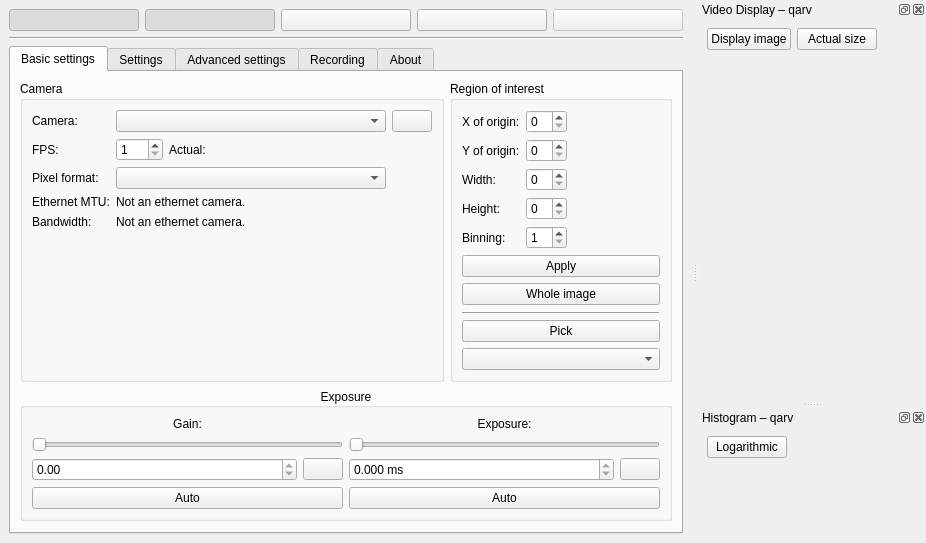
<?xml version="1.0" encoding="UTF-8"?>
<ui version="4.0">
 <class>MainWindowUI</class>
 <widget class="QMainWindow" name="MainWindowUI">
  <property name="geometry">
   <rect>
    <x>0</x>
    <y>0</y>
    <width>926</width>
    <height>534</height>
   </rect>
  </property>
  <property name="windowTitle">
   <string>qarv</string>
  </property>
  <property name="windowIcon">
   <iconset resource="../res/icons/icons.qrc">
    <normaloff>:/icons/qarv.svgz</normaloff>:/icons/qarv.svgz</iconset>
  </property>
  <widget class="QWidget" name="centralwidget">
   <layout class="QGridLayout" name="gridLayout_2">
    <item row="1" column="0">
     <widget class="Line" name="line">
      <property name="orientation">
       <enum>Qt::Horizontal</enum>
      </property>
     </widget>
    </item>
    <item row="0" column="0">
     <layout class="QHBoxLayout" name="horizontalLayout">
      <item>
       <widget class="QPushButton" name="showVideoButton">
        <property name="toolTip">
         <string>Show or hide video display.</string>
        </property>
        <property name="text">
         <string/>
        </property>
        <property name="icon">
         <iconset theme="video-display">
          <normaloff/>
         </iconset>
        </property>
        <property name="checkable">
         <bool>true</bool>
        </property>
        <property name="checked">
         <bool>true</bool>
        </property>
       </widget>
      </item>
      <item>
       <widget class="QPushButton" name="showHistogramButton">
        <property name="toolTip">
         <string>Show or hide histogram display.</string>
        </property>
        <property name="text">
         <string/>
        </property>
        <property name="icon">
         <iconset theme="office-chart-bar">
          <normaloff/>
         </iconset>
        </property>
        <property name="checkable">
         <bool>true</bool>
        </property>
        <property name="checked">
         <bool>true</bool>
        </property>
       </widget>
      </item>
      <item>
       <widget class="QPushButton" name="snapButton">
        <property name="toolTip">
         <string>Store a snapshot.</string>
        </property>
        <property name="text">
         <string/>
        </property>
        <property name="icon">
         <iconset resource="../res/icons/icons.qrc">
          <normaloff>:/icons/snapshot.svgz</normaloff>:/icons/snapshot.svgz</iconset>
        </property>
       </widget>
      </item>
      <item>
       <widget class="QPushButton" name="recordButton">
        <property name="toolTip">
         <string>Record video. Depress to pause recording, press again to resume.</string>
        </property>
        <property name="text">
         <string/>
        </property>
        <property name="icon">
         <iconset theme="media-record">
          <normaloff/>
         </iconset>
        </property>
        <property name="checkable">
         <bool>true</bool>
        </property>
       </widget>
      </item>
      <item>
       <widget class="QPushButton" name="closeFileButton">
        <property name="enabled">
         <bool>false</bool>
        </property>
        <property name="toolTip">
         <string>Depressing the Record button normally pauses recording, which can be resumed. Press this button to finalize the recording.</string>
        </property>
        <property name="icon">
         <iconset theme="media-playback-stop">
          <normaloff/>
         </iconset>
        </property>
       </widget>
      </item>
     </layout>
    </item>
    <item row="2" column="0">
     <widget class="QTabWidget" name="tabWidget">
      <property name="currentIndex">
       <number>0</number>
      </property>
      <widget class="QWidget" name="basicTab">
       <attribute name="title">
        <string>Basic settings</string>
       </attribute>
       <layout class="QVBoxLayout" name="verticalLayout_2">
        <item>
         <layout class="QHBoxLayout" name="horizontalLayout_2">
          <item>
           <widget class="QGroupBox" name="cameraBox">
            <property name="title">
             <string>Camera</string>
            </property>
            <layout class="QFormLayout" name="formLayout">
             <property name="fieldGrowthPolicy">
              <enum>QFormLayout::ExpandingFieldsGrow</enum>
             </property>
             <item row="0" column="0">
              <widget class="QLabel" name="label">
               <property name="text">
                <string>Camera:</string>
               </property>
              </widget>
             </item>
             <item row="0" column="1">
              <layout class="QHBoxLayout" name="horizontalLayout_4">
               <item>
                <widget class="QComboBox" name="cameraSelector">
                 <property name="toolTip">
                  <string>Select camera.</string>
                 </property>
                 <property name="minimumContentsLength">
                  <number>30</number>
                 </property>
                </widget>
               </item>
               <item>
                <widget class="QPushButton" name="refreshCamerasButton">
                 <property name="toolTip">
                  <string>Refresh camera list.</string>
                 </property>
                 <property name="text">
                  <string/>
                 </property>
                 <property name="icon">
                  <iconset theme="view-refresh">
                   <normaloff/>
                  </iconset>
                 </property>
                </widget>
               </item>
              </layout>
             </item>
             <item row="2" column="0">
              <widget class="QLabel" name="label_9">
               <property name="text">
                <string>FPS:</string>
               </property>
              </widget>
             </item>
             <item row="3" column="0">
              <widget class="QLabel" name="label_2">
               <property name="text">
                <string>Pixel format:</string>
               </property>
              </widget>
             </item>
             <item row="3" column="1">
              <widget class="QComboBox" name="pixelFormatSelector">
               <property name="toolTip">
                <string>Select the camera's pixel format.</string>
               </property>
               <property name="minimumContentsLength">
                <number>30</number>
               </property>
              </widget>
             </item>
             <item row="4" column="0">
              <widget class="QLabel" name="label_3">
               <property name="text">
                <string>Ethernet MTU:</string>
               </property>
              </widget>
             </item>
             <item row="4" column="1">
              <widget class="QLabel" name="cameraMTUDescription">
               <property name="text">
                <string>Not an ethernet camera.</string>
               </property>
              </widget>
             </item>
             <item row="5" column="0">
              <widget class="QLabel" name="label_13">
               <property name="text">
                <string>Bandwidth:</string>
               </property>
              </widget>
             </item>
             <item row="5" column="1">
              <widget class="QLabel" name="bandwidthDescription">
               <property name="text">
                <string>Not an ethernet camera.</string>
               </property>
              </widget>
             </item>
             <item row="2" column="1">
              <layout class="QHBoxLayout" name="horizontalLayout_7">
               <item>
                <widget class="QSpinBox" name="fpsSpinbox">
                 <property name="toolTip">
                  <string>Camera's frame rate setting.</string>
                 </property>
                 <property name="minimum">
                  <number>1</number>
                 </property>
                 <property name="maximum">
                  <number>999</number>
                 </property>
                </widget>
               </item>
               <item>
                <widget class="QLabel" name="label_14">
                 <property name="toolTip">
                  <string>Actual frame rate.</string>
                 </property>
                 <property name="text">
                  <string>Actual: </string>
                 </property>
                </widget>
               </item>
               <item>
                <widget class="QLabel" name="actualFPS">
                 <property name="toolTip">
                  <string>Actual frame rate.</string>
                 </property>
                 <property name="text">
                  <string/>
                 </property>
                </widget>
               </item>
              </layout>
             </item>
            </layout>
           </widget>
          </item>
          <item>
           <widget class="QGroupBox" name="roiBox">
            <property name="title">
             <string>Region of interest</string>
            </property>
            <layout class="QVBoxLayout" name="verticalLayout_3">
             <item>
              <layout class="QFormLayout" name="formLayout_2">
               <property name="fieldGrowthPolicy">
                <enum>QFormLayout::ExpandingFieldsGrow</enum>
               </property>
               <item row="0" column="0">
                <widget class="QLabel" name="label_5">
                 <property name="text">
                  <string>X of origin:</string>
                 </property>
                </widget>
               </item>
               <item row="0" column="1">
                <widget class="QSpinBox" name="xSpinbox"/>
               </item>
               <item row="1" column="0">
                <widget class="QLabel" name="label_6">
                 <property name="text">
                  <string>Y of origin:</string>
                 </property>
                </widget>
               </item>
               <item row="1" column="1">
                <widget class="QSpinBox" name="ySpinbox"/>
               </item>
               <item row="2" column="0">
                <widget class="QLabel" name="label_7">
                 <property name="text">
                  <string>Width:</string>
                 </property>
                </widget>
               </item>
               <item row="2" column="1">
                <widget class="QSpinBox" name="wSpinbox"/>
               </item>
               <item row="3" column="0">
                <widget class="QLabel" name="label_8">
                 <property name="text">
                  <string>Height:</string>
                 </property>
                </widget>
               </item>
               <item row="3" column="1">
                <widget class="QSpinBox" name="hSpinbox"/>
               </item>
               <item row="4" column="0">
                <widget class="QLabel" name="label_4">
                 <property name="text">
                  <string>Binning:</string>
                 </property>
                </widget>
               </item>
               <item row="4" column="1">
                <widget class="QSpinBox" name="binSpinBox">
                 <property name="minimum">
                  <number>1</number>
                 </property>
                </widget>
               </item>
              </layout>
             </item>
             <item>
              <widget class="QPushButton" name="applyROIButton">
               <property name="toolTip">
                <string>Set the camera's ROI.</string>
               </property>
               <property name="text">
                <string>Apply</string>
               </property>
              </widget>
             </item>
             <item>
              <widget class="QPushButton" name="resetROIButton">
               <property name="toolTip">
                <string>Reset ROI to the maximum, effective immediately.</string>
               </property>
               <property name="text">
                <string>Whole image</string>
               </property>
              </widget>
             </item>
             <item>
              <widget class="QFrame" name="frame">
               <property name="frameShape">
                <enum>QFrame::HLine</enum>
               </property>
               <property name="frameShadow">
                <enum>QFrame::Raised</enum>
               </property>
              </widget>
             </item>
             <item>
              <widget class="QPushButton" name="pickROIButton">
               <property name="toolTip">
                <string>Select ROI by drawing a rectangle on the video display.</string>
               </property>
               <property name="text">
                <string>Pick</string>
               </property>
               <property name="icon">
                <iconset theme="edit-select">
                 <normaloff/>
                </iconset>
               </property>
               <property name="checkable">
                <bool>true</bool>
               </property>
              </widget>
             </item>
             <item>
              <widget class="QArv::ROIcomboBox" name="ROIsizeCombo">
               <property name="toolTip">
                <string>Choose a size of ROI used for picking.</string>
               </property>
               <property name="insertPolicy">
                <enum>QComboBox::NoInsert</enum>
               </property>
              </widget>
             </item>
            </layout>
           </widget>
          </item>
         </layout>
        </item>
        <item>
         <widget class="QGroupBox" name="Exposure">
          <property name="sizePolicy">
           <sizepolicy hsizetype="Preferred" vsizetype="Fixed">
            <horstretch>0</horstretch>
            <verstretch>0</verstretch>
           </sizepolicy>
          </property>
          <property name="title">
           <string>Exposure</string>
          </property>
          <property name="alignment">
           <set>Qt::AlignCenter</set>
          </property>
          <layout class="QHBoxLayout" name="horizontalLayout_3">
           <item>
            <layout class="QVBoxLayout" name="verticalLayout_4">
             <item>
              <widget class="QLabel" name="label_10">
               <property name="text">
                <string>Gain:</string>
               </property>
               <property name="alignment">
                <set>Qt::AlignCenter</set>
               </property>
              </widget>
             </item>
             <item>
              <widget class="QSlider" name="gainSlider">
               <property name="orientation">
                <enum>Qt::Horizontal</enum>
               </property>
              </widget>
             </item>
             <item>
              <layout class="QHBoxLayout" name="horizontalLayout_9">
               <item>
                <widget class="QDoubleSpinBox" name="gainSpinbox">
                 <property name="sizePolicy">
                  <sizepolicy hsizetype="MinimumExpanding" vsizetype="Fixed">
                   <horstretch>0</horstretch>
                   <verstretch>0</verstretch>
                  </sizepolicy>
                 </property>
                 <property name="readOnly">
                  <bool>true</bool>
                 </property>
                </widget>
               </item>
               <item>
                <widget class="QPushButton" name="editGainButton">
                 <property name="toolTip">
                  <string>Enter value manually.</string>
                 </property>
                 <property name="text">
                  <string/>
                 </property>
                 <property name="icon">
                  <iconset theme="edit-clear-locationbar-rtl">
                   <normaloff/>
                  </iconset>
                 </property>
                </widget>
               </item>
              </layout>
             </item>
             <item>
              <widget class="QPushButton" name="gainAutoButton">
               <property name="toolTip">
                <string>Let camera control sensor gain.</string>
               </property>
               <property name="text">
                <string>Auto</string>
               </property>
               <property name="checkable">
                <bool>true</bool>
               </property>
              </widget>
             </item>
            </layout>
           </item>
           <item>
            <layout class="QVBoxLayout" name="verticalLayout_5">
             <item>
              <widget class="QLabel" name="label_11">
               <property name="text">
                <string>Exposure:</string>
               </property>
               <property name="alignment">
                <set>Qt::AlignCenter</set>
               </property>
              </widget>
             </item>
             <item>
              <widget class="QSlider" name="exposureSlider">
               <property name="orientation">
                <enum>Qt::Horizontal</enum>
               </property>
              </widget>
             </item>
             <item>
              <layout class="QHBoxLayout" name="horizontalLayout_10">
               <item>
                <widget class="QDoubleSpinBox" name="exposureSpinbox">
                 <property name="sizePolicy">
                  <sizepolicy hsizetype="MinimumExpanding" vsizetype="Fixed">
                   <horstretch>0</horstretch>
                   <verstretch>0</verstretch>
                  </sizepolicy>
                 </property>
                 <property name="readOnly">
                  <bool>true</bool>
                 </property>
                 <property name="suffix">
                  <string> ms</string>
                 </property>
                 <property name="decimals">
                  <number>3</number>
                 </property>
                 <property name="singleStep">
                  <double>0.001000000000000</double>
                 </property>
                </widget>
               </item>
               <item>
                <widget class="QPushButton" name="editExposureButton">
                 <property name="toolTip">
                  <string>Enter value manually.</string>
                 </property>
                 <property name="text">
                  <string/>
                 </property>
                 <property name="icon">
                  <iconset theme="edit-clear-locationbar-rtl">
                   <normaloff/>
                  </iconset>
                 </property>
                </widget>
               </item>
              </layout>
             </item>
             <item>
              <widget class="QPushButton" name="exposureAutoButton">
               <property name="toolTip">
                <string>Let camera control exposure time.</string>
               </property>
               <property name="text">
                <string>Auto</string>
               </property>
               <property name="checkable">
                <bool>true</bool>
               </property>
              </widget>
             </item>
            </layout>
           </item>
          </layout>
         </widget>
        </item>
        <item>
         <spacer name="verticalSpacer_2">
          <property name="orientation">
           <enum>Qt::Vertical</enum>
          </property>
          <property name="sizeHint" stdset="0">
           <size>
            <width>20</width>
            <height>40</height>
           </size>
          </property>
         </spacer>
        </item>
       </layout>
      </widget>
      <widget class="QWidget" name="settingsTab">
       <attribute name="title">
        <string>Settings</string>
       </attribute>
       <layout class="QVBoxLayout" name="verticalLayout_10">
        <item>
         <layout class="QHBoxLayout" name="horizontalLayout_12">
          <item>
           <widget class="QGroupBox" name="transformBox">
            <property name="title">
             <string>Transform image</string>
            </property>
            <layout class="QVBoxLayout" name="verticalLayout_6">
             <item>
              <widget class="QCheckBox" name="invertColors">
               <property name="text">
                <string>Invert colors</string>
               </property>
              </widget>
             </item>
             <item>
              <widget class="QCheckBox" name="flipHorizontal">
               <property name="text">
                <string>Flip horizontally</string>
               </property>
              </widget>
             </item>
             <item>
              <widget class="QCheckBox" name="flipVertical">
               <property name="text">
                <string>Flip vertically</string>
               </property>
              </widget>
             </item>
             <item>
              <widget class="QComboBox" name="rotationSelector"/>
             </item>
            </layout>
           </widget>
          </item>
          <item>
           <widget class="QGroupBox" name="miscBox">
            <property name="title">
             <string>Miscellaneous image settings</string>
            </property>
            <layout class="QVBoxLayout" name="verticalLayout_7">
             <item>
              <widget class="QCheckBox" name="dropInvalidFrames">
               <property name="toolTip">
                <string>Invalid frames will not be recorded and will be displayed as pure red.</string>
               </property>
               <property name="text">
                <string>Drop incomplete/invalid frames</string>
               </property>
               <property name="checked">
                <bool>true</bool>
               </property>
              </widget>
             </item>
             <item>
              <widget class="QCheckBox" name="markClipped">
               <property name="toolTip">
                <string>Overexposed pixels are colored pink. Very fast for grayscale frames, slow for color frames.</string>
               </property>
               <property name="text">
                <string>Mark clipped highlights</string>
               </property>
              </widget>
             </item>
            </layout>
           </widget>
          </item>
         </layout>
        </item>
        <item>
         <widget class="QGroupBox" name="settingsBox">
          <property name="title">
           <string>Program settings</string>
          </property>
          <layout class="QFormLayout" name="formLayout_3">
           <item row="0" column="0">
            <widget class="QLabel" name="label_22">
             <property name="text">
              <string>Exposure readout interval:</string>
             </property>
            </widget>
           </item>
           <item row="0" column="1">
            <widget class="QSpinBox" name="sliderUpdateSpinbox">
             <property name="toolTip">
              <string>Exposure and gain are periodically updated and sliders moved accordingly.</string>
             </property>
             <property name="suffix">
              <string> ms</string>
             </property>
             <property name="minimum">
              <number>1</number>
             </property>
             <property name="maximum">
              <number>10000</number>
             </property>
             <property name="value">
              <number>1000</number>
             </property>
            </widget>
           </item>
           <item row="1" column="0">
            <widget class="QLabel" name="label_23">
             <property name="text">
              <string>Histogram update interval:</string>
             </property>
            </widget>
           </item>
           <item row="1" column="1">
            <widget class="QSpinBox" name="histogramUpdateSpinbox">
             <property name="toolTip">
              <string>Calculating the histogram can be expensive, so it shouldn't be updated too often.</string>
             </property>
             <property name="suffix">
              <string> ms</string>
             </property>
             <property name="minimum">
              <number>1</number>
             </property>
             <property name="maximum">
              <number>10000</number>
             </property>
             <property name="value">
              <number>100</number>
             </property>
            </widget>
           </item>
           <item row="2" column="0">
            <widget class="QLabel" name="label_24">
             <property name="text">
              <string>Status message timeout:</string>
             </property>
            </widget>
           </item>
           <item row="2" column="1">
            <widget class="QSpinBox" name="statusTimeoutSpinbox">
             <property name="toolTip">
              <string>A message is shown in the status bar on certain events or errors. This message is cleared after the specified interval.</string>
             </property>
             <property name="suffix">
              <string> s</string>
             </property>
             <property name="minimum">
              <number>1</number>
             </property>
             <property name="maximum">
              <number>1000</number>
             </property>
             <property name="value">
              <number>10</number>
             </property>
            </widget>
           </item>
           <item row="4" column="0" colspan="2">
            <widget class="QCheckBox" name="nocopyCheck">
             <property name="toolTip">
              <string>If this option is selected, as little copying of images is done as possible, making the program significantly faster. But, if the computer is too slow to process images in a timely manner, it may happen that the camera will be faster and will overwrite a current image. If this is a problem, disable this option.</string>
             </property>
             <property name="text">
              <string>Transfer frames without copying</string>
             </property>
             <property name="checked">
              <bool>true</bool>
             </property>
            </widget>
           </item>
           <item row="3" column="0">
            <widget class="QLabel" name="label_25">
             <property name="text">
              <string>Number of frames on the queue:</string>
             </property>
            </widget>
           </item>
           <item row="3" column="1">
            <widget class="QSpinBox" name="streamFramesSpinbox">
             <property name="toolTip">
              <string>The camera has a queue of frames which are cycled. There should be several to ensure smooth operation, but not too many because they increase memory usage. Also, if the &quot;Transfer frames without copying&quot; option is enabled, the frames are not copied before they are passed to the program. If there are not enough frames in the queue, the current frame is not shown or recorded quickly enough, it may get overwritten. This option takes effect when starting the video stream.</string>
             </property>
             <property name="minimum">
              <number>1</number>
             </property>
             <property name="maximum">
              <number>1000</number>
             </property>
             <property name="value">
              <number>30</number>
             </property>
            </widget>
           </item>
          </layout>
         </widget>
        </item>
        <item>
         <spacer name="verticalSpacer">
          <property name="orientation">
           <enum>Qt::Vertical</enum>
          </property>
          <property name="sizeHint" stdset="0">
           <size>
            <width>20</width>
            <height>175</height>
           </size>
          </property>
         </spacer>
        </item>
       </layout>
      </widget>
      <widget class="QWidget" name="advancedTab">
       <attribute name="title">
        <string>Advanced settings</string>
       </attribute>
       <layout class="QVBoxLayout" name="verticalLayout_9">
        <item>
         <widget class="QTreeView" name="advancedTree">
          <property name="animated">
           <bool>true</bool>
          </property>
         </widget>
        </item>
        <item>
         <widget class="QLabel" name="label_20">
          <property name="text">
           <string>&lt;html&gt;&lt;head/&gt;&lt;body&gt;&lt;p&gt;This view provides direct access to the camera. Changes may not be reflected in the rest of the program.&lt;/p&gt;&lt;/body&gt;&lt;/html&gt;</string>
          </property>
          <property name="wordWrap">
           <bool>true</bool>
          </property>
         </widget>
        </item>
        <item>
         <layout class="QHBoxLayout" name="horizontalLayout_6">
          <item>
           <widget class="QPushButton" name="saveSettingsButton">
            <property name="toolTip">
             <string>Choose a file to store camera settings.</string>
            </property>
            <property name="text">
             <string>Save settings</string>
            </property>
           </widget>
          </item>
          <item>
           <widget class="QPushButton" name="loadSettingsButton">
            <property name="toolTip">
             <string>Choose a file to load camera settings.</string>
            </property>
            <property name="text">
             <string>Load Settings</string>
            </property>
           </widget>
          </item>
         </layout>
        </item>
       </layout>
      </widget>
      <widget class="QWidget" name="recordingTab">
       <attribute name="title">
        <string>Recording</string>
       </attribute>
       <layout class="QFormLayout" name="formLayout_4">
        <property name="fieldGrowthPolicy">
         <enum>QFormLayout::ExpandingFieldsGrow</enum>
        </property>
        <item row="2" column="0">
         <widget class="QLabel" name="label_15">
          <property name="text">
           <string>Snapshot directory:</string>
          </property>
         </widget>
        </item>
        <item row="2" column="1">
         <layout class="QHBoxLayout" name="horizontalLayout_8">
          <item>
           <widget class="QLineEdit" name="snappathEdit">
            <property name="toolTip">
             <string>Snapshots will be put in this directory.</string>
            </property>
           </widget>
          </item>
          <item>
           <widget class="QPushButton" name="chooseSnappathButton">
            <property name="toolTip">
             <string>Open directory.</string>
            </property>
            <property name="text">
             <string/>
            </property>
            <property name="icon">
             <iconset theme="document-open">
              <normaloff/>
             </iconset>
            </property>
           </widget>
          </item>
         </layout>
        </item>
        <item row="3" column="0">
         <widget class="QLabel" name="label_21">
          <property name="text">
           <string>Snapshot basename:</string>
          </property>
         </widget>
        </item>
        <item row="3" column="1">
         <widget class="QLineEdit" name="snapbasenameEdit">
          <property name="toolTip">
           <string>Snapshot file names will begin with this basename and will have the current date and time appended.</string>
          </property>
          <property name="text">
           <string notr="true">qarv_snapshot-</string>
          </property>
         </widget>
        </item>
        <item row="4" column="0">
         <widget class="QLabel" name="label_16">
          <property name="text">
           <string>Snapshot format:</string>
          </property>
         </widget>
        </item>
        <item row="4" column="1">
         <layout class="QHBoxLayout" name="horizontalLayout_11">
          <item>
           <widget class="QRadioButton" name="snapshotRaw">
            <property name="toolTip">
             <string>Frame data is simply dumped into the file undecoded.</string>
            </property>
            <property name="text">
             <string>Raw data</string>
            </property>
            <attribute name="buttonGroup">
             <string notr="true">buttonGroup</string>
            </attribute>
           </widget>
          </item>
          <item>
           <widget class="QRadioButton" name="snapshotPNG">
            <property name="toolTip">
             <string>The saved snapshot is as shown in the Video Display.</string>
            </property>
            <property name="text">
             <string>PNG image</string>
            </property>
            <property name="checked">
             <bool>true</bool>
            </property>
            <attribute name="buttonGroup">
             <string notr="true">buttonGroup</string>
            </attribute>
           </widget>
          </item>
         </layout>
        </item>
        <item row="5" column="0">
         <widget class="QLabel" name="label_12">
          <property name="text">
           <string>Video file:</string>
          </property>
         </widget>
        </item>
        <item row="5" column="1">
         <layout class="QHBoxLayout" name="horizontalLayout_5">
          <item>
           <widget class="QLineEdit" name="filenameEdit">
            <property name="toolTip">
             <string>The file to store recorded video.</string>
            </property>
           </widget>
          </item>
          <item>
           <widget class="QPushButton" name="chooseFilenameButton">
            <property name="toolTip">
             <string>Open file.</string>
            </property>
            <property name="text">
             <string/>
            </property>
            <property name="icon">
             <iconset theme="document-open">
              <normaloff/>
             </iconset>
            </property>
           </widget>
          </item>
         </layout>
        </item>
        <item row="6" column="0">
         <widget class="QLabel" name="label_17">
          <property name="text">
           <string>Video format:</string>
          </property>
         </widget>
        </item>
        <item row="6" column="1">
         <widget class="QComboBox" name="videoFormatSelector">
          <property name="toolTip">
           <string>Choose format of recorded video.</string>
          </property>
         </widget>
        </item>
        <item row="8" column="1">
         <widget class="QCheckBox" name="recordApendCheck">
          <property name="toolTip">
           <string>Normally, an existing file is overwritten. Press this to append to the end instead. Only works with raw video. Make sure camera settings are appropriate.</string>
          </property>
          <property name="text">
           <string>Append to existing file instead of truncating</string>
          </property>
         </widget>
        </item>
        <item row="9" column="1">
         <widget class="QCheckBox" name="recordLogCheck">
          <property name="enabled">
           <bool>false</bool>
          </property>
          <property name="toolTip">
           <string>Unless the video format is &amp;quot;Raw data&amp;quot;, an external encoder is used. Check this option to log its messages. The log file will have the same name as the video file with an additional &amp;quot;.log&amp;quot; suffix.</string>
          </property>
          <property name="text">
           <string>Log encoder messages</string>
          </property>
         </widget>
        </item>
       </layout>
      </widget>
      <widget class="QWidget" name="aboutTab">
       <attribute name="title">
        <string>About</string>
       </attribute>
       <layout class="QGridLayout" name="gridLayout_4">
        <item row="0" column="1">
         <widget class="QLabel" name="label_19">
          <property name="text">
           <string>&lt;html&gt;&lt;head/&gt;&lt;body&gt;&lt;p&gt;&lt;span style=&quot; font-size:x-large; font-weight:600;&quot;&gt;qarv&lt;/span&gt;&lt;/p&gt;&lt;p&gt;A GUI interface to Genicam ethernet cameras.&lt;/p&gt;&lt;p&gt;Copyright © 2012, 2013 Jure Varlec, Vega Astronomical Society — Ljubljana&lt;/p&gt;&lt;p&gt;qarv is provided under the GNU General Public License, version 3 or later. The license text is provided with the program and is also available at the &lt;a href=&quot;http://www.gnu.org/licenses/gpl.html&quot;&gt;&lt;span style=&quot; text-decoration: underline; color:#0057ae;&quot;&gt;Free Software Foundation web page&lt;/span&gt;&lt;/a&gt;.&lt;/p&gt;&lt;p&gt;The icons included with qarv are part of the oxygen theme from the &lt;a href=&quot;http://www.kde.org&quot;&gt;&lt;span style=&quot; text-decoration: underline; color:#0057ae;&quot;&gt;KDE project&lt;/span&gt;&lt;/a&gt;. License text is provided with the program.&lt;/p&gt;&lt;p&gt;The qarv icon itself is derived from the oxygen theme as well.&lt;/p&gt;&lt;/body&gt;&lt;/html&gt;</string>
          </property>
          <property name="alignment">
           <set>Qt::AlignJustify|Qt::AlignVCenter</set>
          </property>
          <property name="wordWrap">
           <bool>true</bool>
          </property>
          <property name="openExternalLinks">
           <bool>true</bool>
          </property>
         </widget>
        </item>
        <item row="0" column="0">
         <widget class="QLabel" name="label_18">
          <property name="text">
           <string/>
          </property>
          <property name="pixmap">
           <pixmap resource="../res/icons/icons.qrc">:/icons/qarv.svgz</pixmap>
          </property>
          <property name="alignment">
           <set>Qt::AlignCenter</set>
          </property>
         </widget>
        </item>
       </layout>
      </widget>
     </widget>
    </item>
   </layout>
  </widget>
  <widget class="QDockWidget" name="videodock">
   <property name="windowTitle">
    <string>Video Display – qarv</string>
   </property>
   <attribute name="dockWidgetArea">
    <number>2</number>
   </attribute>
   <widget class="QWidget" name="widget_2">
    <layout class="QVBoxLayout" name="verticalLayout_8">
     <item>
      <layout class="QHBoxLayout" name="horizontalLayout_14">
       <item>
        <widget class="QPushButton" name="playButton">
         <property name="toolTip">
          <string>Display live image.</string>
         </property>
         <property name="text">
          <string>Display image</string>
         </property>
         <property name="icon">
          <iconset theme="media-playback-start">
           <normaloff/>
          </iconset>
         </property>
         <property name="checkable">
          <bool>true</bool>
         </property>
        </widget>
       </item>
       <item>
        <widget class="QPushButton" name="unzoomButton">
         <property name="toolTip">
          <string>Fix display size to video size.</string>
         </property>
         <property name="text">
          <string>Actual size</string>
         </property>
         <property name="icon">
          <iconset theme="zoom-original">
           <normaloff/>
          </iconset>
         </property>
         <property name="checkable">
          <bool>true</bool>
         </property>
        </widget>
       </item>
       <item>
        <spacer name="horizontalSpacer_3">
         <property name="orientation">
          <enum>Qt::Horizontal</enum>
         </property>
         <property name="sizeHint" stdset="0">
          <size>
           <width>40</width>
           <height>20</height>
          </size>
         </property>
        </spacer>
       </item>
      </layout>
     </item>
     <item>
      <widget class="QArv::GLVideoWidget" name="video" native="true">
       <property name="sizePolicy">
        <sizepolicy hsizetype="MinimumExpanding" vsizetype="MinimumExpanding">
         <horstretch>0</horstretch>
         <verstretch>0</verstretch>
        </sizepolicy>
       </property>
       <property name="minimumSize">
        <size>
         <width>128</width>
         <height>128</height>
        </size>
       </property>
      </widget>
     </item>
    </layout>
   </widget>
  </widget>
  <widget class="QDockWidget" name="histogramdock">
   <property name="windowTitle">
    <string>Histogram – qarv</string>
   </property>
   <attribute name="dockWidgetArea">
    <number>2</number>
   </attribute>
   <widget class="QWidget" name="widget">
    <layout class="QVBoxLayout" name="verticalLayout">
     <item>
      <layout class="QHBoxLayout" name="horizontalLayout_13">
       <item>
        <widget class="QPushButton" name="histogramLog">
         <property name="toolTip">
          <string>Logarithmic histogram.</string>
         </property>
         <property name="text">
          <string>Logarithmic</string>
         </property>
         <property name="icon">
          <iconset theme="view-object-histogram-logarithmic">
           <normaloff/>
          </iconset>
         </property>
         <property name="checkable">
          <bool>true</bool>
         </property>
        </widget>
       </item>
       <item>
        <spacer name="horizontalSpacer_2">
         <property name="orientation">
          <enum>Qt::Horizontal</enum>
         </property>
         <property name="sizeHint" stdset="0">
          <size>
           <width>40</width>
           <height>20</height>
          </size>
         </property>
        </spacer>
       </item>
      </layout>
     </item>
     <item>
      <widget class="QArv::GLHistogramWidget" name="histogram" native="true">
       <property name="sizePolicy">
        <sizepolicy hsizetype="Expanding" vsizetype="Expanding">
         <horstretch>0</horstretch>
         <verstretch>0</verstretch>
        </sizepolicy>
       </property>
      </widget>
     </item>
    </layout>
   </widget>
  </widget>
 </widget>
 <customwidgets>
  <customwidget>
   <class>QArv::GLVideoWidget</class>
   <extends>QWidget</extends>
   <header>glvideowidget.h</header>
   <container>1</container>
  </customwidget>
  <customwidget>
   <class>QArv::GLHistogramWidget</class>
   <extends>QWidget</extends>
   <header>glhistogramwidget.h</header>
   <container>1</container>
   <slots>
    <slot>setLogarithmic(bool)</slot>
   </slots>
  </customwidget>
  <customwidget>
   <class>QArv::ROIcomboBox</class>
   <extends>QComboBox</extends>
   <header>roicombobox.h</header>
  </customwidget>
 </customwidgets>
 <resources>
  <include location="../res/icons/icons.qrc"/>
 </resources>
 <connections>
  <connection>
   <sender>showVideoButton</sender>
   <signal>toggled(bool)</signal>
   <receiver>videodock</receiver>
   <slot>setVisible(bool)</slot>
   <hints>
    <hint type="sourcelabel">
     <x>62</x>
     <y>183</y>
    </hint>
    <hint type="destinationlabel">
     <x>58</x>
     <y>125</y>
    </hint>
   </hints>
  </connection>
  <connection>
   <sender>showHistogramButton</sender>
   <signal>toggled(bool)</signal>
   <receiver>histogramdock</receiver>
   <slot>setVisible(bool)</slot>
   <hints>
    <hint type="sourcelabel">
     <x>182</x>
     <y>180</y>
    </hint>
    <hint type="destinationlabel">
     <x>676</x>
     <y>171</y>
    </hint>
   </hints>
  </connection>
  <connection>
   <sender>histogramLog</sender>
   <signal>toggled(bool)</signal>
   <receiver>histogram</receiver>
   <slot>setLogarithmic(bool)</slot>
   <hints>
    <hint type="sourcelabel">
     <x>657</x>
     <y>200</y>
    </hint>
    <hint type="destinationlabel">
     <x>657</x>
     <y>283</y>
    </hint>
   </hints>
  </connection>
 </connections>
 <buttongroups>
  <buttongroup name="buttonGroup"/>
 </buttongroups>
</ui>
